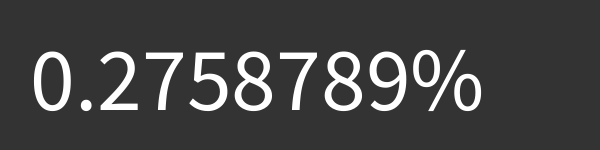
Frame 1 (no input)
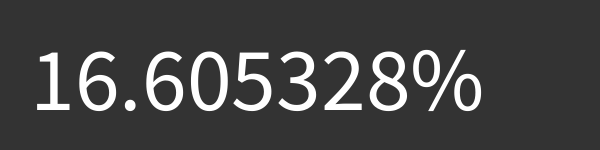
Frame 60 (the mouse pressed at the canvas centre just before this capture)
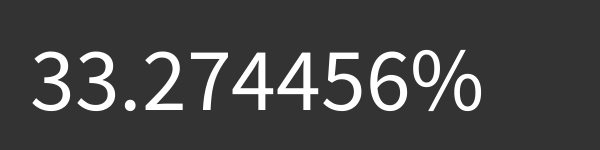
Frame 120 (the mouse held since frame 60 and released just before this capture)

The Processing sketch that drew these frames (run headless with seeded random() and noise(); from frame 60 on, the mouse is pressed at the canvas centre):

// Processing sketch: CC_61_fractal_spirograph_large_render
// ── CC_61_fractal_spirograph_large_render.pde
// Daniel Shiffman
// http://codingtra.in
// Fractal Spirograph
// Modified for large image render by Josef Kuchař

ArrayList<PVector> path;
PGraphics pg;

int resolution = 2048;
int weight = 1;
int size = 10000;
int circles = 63;

Orbit sun;
Orbit end;

void setup() {
  size(600, 150);
  pg = createGraphics(size, size, JAVA2D);
  path = new ArrayList<PVector>();
  sun = new Orbit(pg.width/2, pg.height/2, pg.width/4, 0);
  Orbit next = sun;
  for (int i = 0; i < circles; i++) {
    next = next.addChild();
  }
  end = next;
}

void draw() {
  background(51);
  if(sun.child.angle >= HALF_PI * 3) {
    pg.beginDraw();
    pg.background(255);
    pg.stroke(0);
    pg.strokeWeight(weight);
    pg.noFill();
    pg.beginShape();
    for (PVector pos : path) {
      pg.vertex(pos.x, pos.y);
    }
    pg.endShape();
    pg.endDraw();
    pg.save("render.png");
    noLoop();
  }

  for (int i = 0; i < resolution; i++) {
    Orbit next = sun;
    while (next != null) {
      next.update();
      //next.show();
      next = next.child;
    }
    path.add(new PVector(end.x, end.y));
  }

  Orbit next = sun;
  while (next != null) {
    next = next.child;
  }
  
  String percentage = str(((sun.child.angle + HALF_PI) / TWO_PI) * 100) + "%";
  textSize(90);
  text(percentage, 30, 110);
}
// ── Orbit.pde
// Daniel Shiffman
// http://codingtra.in
// Fractal Spirograph
// Modified for large image render by Josef Kuchař

int k = -4;

class Orbit {
  float x;
  float y;
  float r;
  int n;
  Orbit parent;
  Orbit child;
  float speed;
  float angle;

  Orbit(float x_, float y_, float r_, int n_) {
    this(x_, y_, r_, n_, null);
  }

  Orbit(float x_, float y_, float r_, int n_, Orbit p) {
    x = x_;
    y = y_;
    r = r_;
    n = n_;
    speed = (radians(pow(k, n-1)))/resolution;
    parent = p;
    child = null;
    angle = -PI/2;
  }

  Orbit addChild() {
    float newr = r / 3.0;
    float newx = x + r + newr;
    float newy = y;
    child = new Orbit(newx, newy, newr, n+1, this);
    return child;
  }

  void update() {
    if (parent != null) {
      angle += speed;
      float rsum = r + parent.r;
      x = parent.x + rsum * cos(angle);
      y = parent.y + rsum * sin(angle);
    }
    //ellipse(x2, y2, r2*2, r2*2);
  }
}
